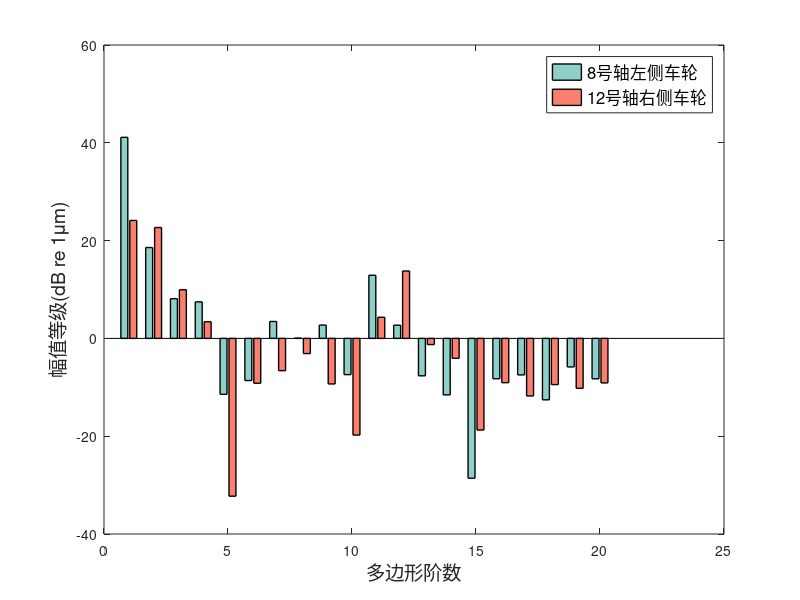

The MATLAB source for this figure:
%%%%%%%%%%%%%%%%%%%%%%%%%%%Figure5.26%%%%%%%%%%%%%%%%%%%%%%%%%%%%%%%%%%%%%%%%%%
%                         本文件绘制论文图5.26                                 %
%                         作者：余道洪                                         %
%                         修改日期：2023.4.26                                  %                     
%%%%%%%%%%%%%%%%%%%%%%%%%%%%%%%%%%%%%%%%%%%%%%%%%%%%%%%%%%%%%%%%%%%%%%%%%%%%%%%
clc;clear;
N1 = 1:20;N2=N1;
A1 = [0.13725 0.008494 0.002549 0.002364 0.000268 0.000371 0.001489 0.01003 0.001369 0.000426 0.00443 0.01365 0.000414 0.000264 0.000037 0.000387 0.000423 0.000235 0.000511 0.000386];
A2 = [0.016076 0.013607 0.003144 0.001481 0.000024 0.000348 0.000468 0.000700 0.000342 0.000103 0.001645 0.004889 0.000865 0.000626 0.000116 0.000353 0.000258 0.000337 0.000309 0.000351];
db1 = [41.117146 18.582242 8.126457 7.472423 -11.438596 -8.617718 3.458894 0.027430 2.725299 -7.407001 12.914767 2.704139 -7.652522 -11.554767 -28.595226 -8.249460 -7.470507 -12.566006 -5.836406 -8.263230];
db2 = [24.123679 22.675097 9.949631 3.410143 -32.267554 -9.175228 -6.599320 -3.104030 -9.318264 -19.766777 4.322229 13.783630 -1.264631 -4.074329 -18.739052 -9.052321 -11.772245 -9.442196 -10.207258 -9.102385];

% figure
% bar(N1,A1)
% 
% figure
% bar(N2,A2)

res = [A1;A2]';
res2 = [db1;db2]';
f = figure
b = bar(res2);
set(b(1),'facecolor','#8ECFC9','LineWidth',1,'BarWidth',0.8);
set(b(2),'facecolor',[250 127 111]/255,'LineWidth',1,'BarWidth',0.8);
% set(f,'position',[500 500 2500 500])
xlabel('多边形阶数','FontSize',14)
ylabel('幅值等级(dB re 1μm)','FontSize',14)
l = legend('8号轴左侧车轮','12号轴右侧车轮')
set(l,'FontSize',12);